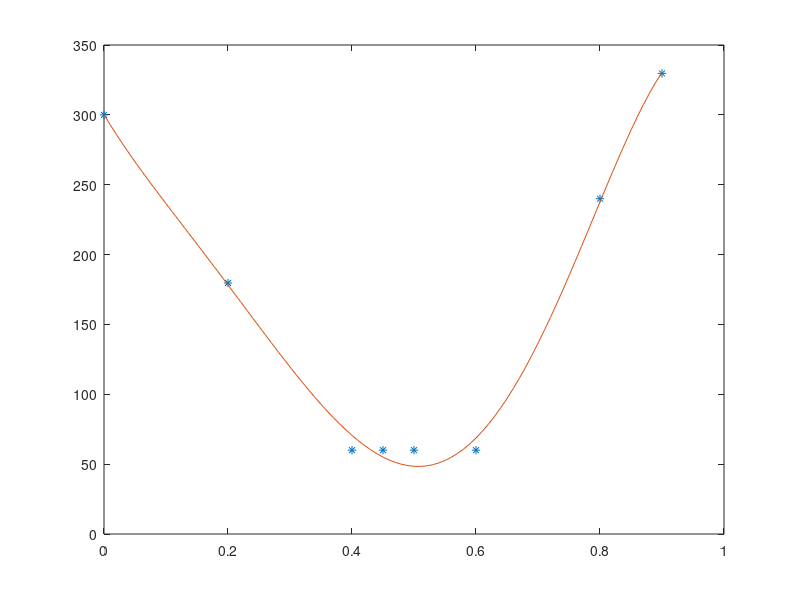

Write the MATLAB code that produced this figure.
X = [0, 0.2, 0.4, 0.45, 0.5, 0.6, 0.8, 0.9];
negative_r_a = [1.0, 1.67, 5, 5, 5, 5, 1.25, 0.91];

F_A0 = 300;

Y = F_A0./negative_r_a;
p = polyfit(X, Y, 5);
x1 = 0:0.01:0.9;
y1 = polyval(p, x1);

plot(X, Y, '*', x1, y1);

p1 = polyint(p);
a = 0.4;
V = @(b) diff(polyval(p1,[a b]))-72;

x = fzero(V,0.9);
